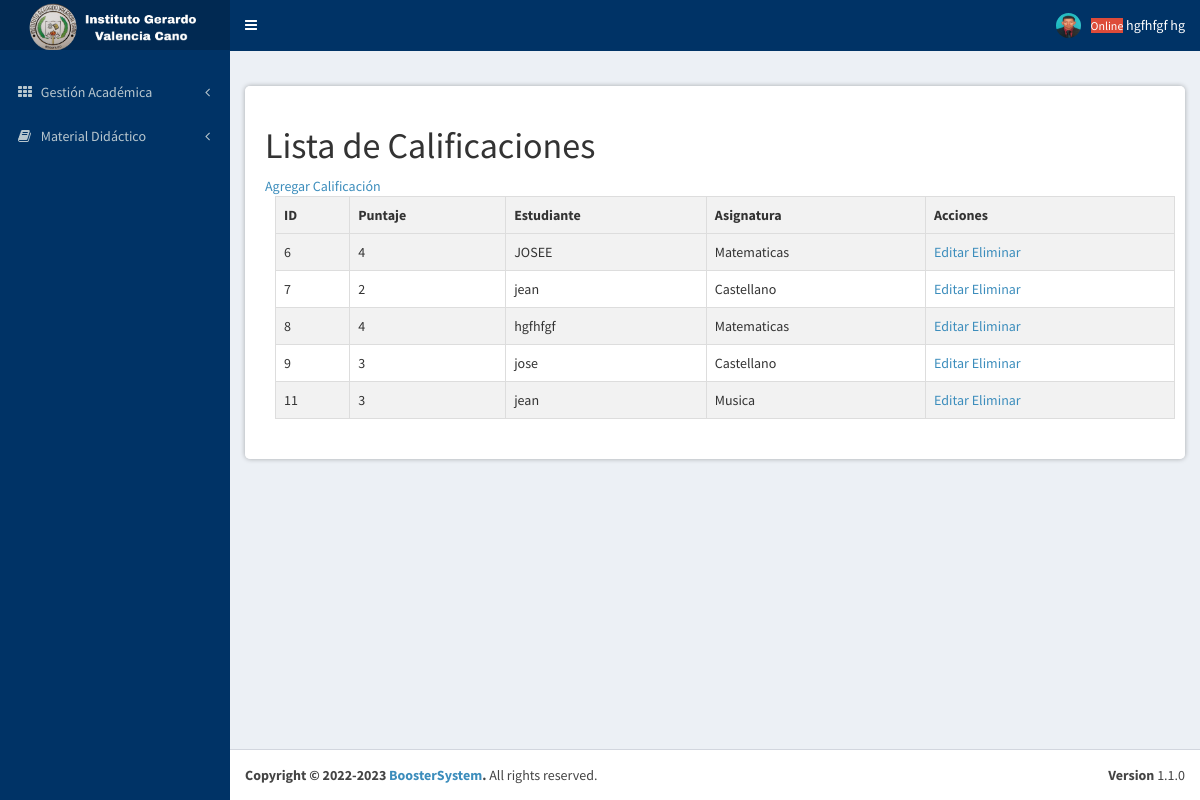
The page /gestionAcademica/consultarNotas.php (signed in) on the database its author committed.
### tables this page shows
CREATE TABLE `usuarios` (
  `idUsuario` int(11) NOT NULL AUTO_INCREMENT,
  `tipoDocumentoUsuario` enum('CC','CE') NOT NULL DEFAULT 'CC',
  `documentoUsuario` varchar(20) NOT NULL,
  `nombresUsuario` varchar(100) NOT NULL,
  `apellidosUsuario` varchar(100) NOT NULL,
  `telefonoUsuario` varchar(20) NOT NULL,
  `correoUsuario` varchar(120) NOT NULL,
  `passwordUsuario` varchar(120) NOT NULL,
  `estadoUsuario` enum('activo','inactivo') NOT NULL,
  `rol_idRol` int(11) NOT NULL,
  PRIMARY KEY (`idUsuario`),
  KEY `rol_idRol` (`rol_idRol`),
  CONSTRAINT `usuarios_ibfk_1` FOREIGN KEY (`rol_idRol`) REFERENCES `rol` (`idRol`) ON DELETE CASCADE
);

CREATE TABLE `calificaciones` (
  `idCalificaciones` int(11) NOT NULL AUTO_INCREMENT,
  `puntaje` decimal(10,0) NOT NULL,
  `estudiante_idEstudiante` int(11) NOT NULL,
  `asignaturas_idAsignatura` int(11) NOT NULL,
  PRIMARY KEY (`idCalificaciones`),
  KEY `estudiante_idEstudiante` (`estudiante_idEstudiante`),
  KEY `asignaturas_idAsignatura` (`asignaturas_idAsignatura`),
  CONSTRAINT `calificaciones_ibfk_1` FOREIGN KEY (`estudiante_idEstudiante`) REFERENCES `estudiante` (`idEstudiante`) ON DELETE CASCADE,
  CONSTRAINT `calificaciones_ibfk_2` FOREIGN KEY (`asignaturas_idAsignatura`) REFERENCES `asignaturas` (`idAsignatura`) ON DELETE CASCADE
);

CREATE TABLE `estudiante` (
  `idEstudiante` int(11) NOT NULL AUTO_INCREMENT,
  `tipoDocumentoEstudiante` enum('CC','CE') NOT NULL DEFAULT 'CC',
  `documentoEstudiante` varchar(20) NOT NULL,
  `nombresEstudiante` varchar(100) NOT NULL,
  `apellidosEstudiante` varchar(100) NOT NULL,
  `telefonoEstudiante` varchar(20) NOT NULL,
  `correoEstudiante` varchar(120) NOT NULL,
  `passwordEstudiante` varchar(120) NOT NULL,
  `estadoEstudiante` varchar(45) NOT NULL,
  `observadorAcademico_idobservadorAcademico` int(11) DEFAULT NULL,
  `usuarios_idUsuario` int(11) NOT NULL,
  PRIMARY KEY (`idEstudiante`),
  KEY `usuarios_idUsuario` (`usuarios_idUsuario`),
  CONSTRAINT `estudiante_ibfk_1` FOREIGN KEY (`usuarios_idUsuario`) REFERENCES `usuarios` (`idUsuario`) ON DELETE CASCADE
);

CREATE TABLE `asignaturas` (
  `idAsignatura` int(11) NOT NULL AUTO_INCREMENT,
  `nombreAsignatura` varchar(100) NOT NULL,
  PRIMARY KEY (`idAsignatura`)
);

### gestionAcademica/includes/verificarAcceso.php (called while the page is built, shortened)
<?php
include('conexion.php');
if(isset($_SESSION['documentoUsuario'])){
    $documentoUsuario_sesion = $_SESSION['documentoUsuario'];
$consulta = "SELECT * FROM usuarios WHERE documentoUsuario = '$documentoUsuario_sesion'";
$resultado = mysqli_query($conexion, $consulta);
if ($resultado && mysqli_num_rows($resultado) > 0) {
    $fila = mysqli_fetch_assoc($resultado);
    $nombresUsuario = $fila['nombresUsuario'];
    $apellidosUsuario = $fila['apellidosUsuario'];
    $rol_idRol = $fila['rol_idRol'];
}
}else{
    header('Location: ../login');
}
?>

### gestionAcademica/consultarNotas.php (the view, shortened to what this page needs)
<?php include_once 'includes/verificarAcceso.php'; ?>
<?php
$sql = "SELECT calificaciones.idCalificaciones, calificaciones.puntaje, estudiante.nombresEstudiante, asignaturas.nombreAsignatura
        FROM calificaciones
        INNER JOIN estudiante ON calificaciones.estudiante_idEstudiante = estudiante.idEstudiante
        INNER JOIN asignaturas ON calificaciones.asignaturas_idAsignatura = asignaturas.idAsignatura";
$result = $conexion->query($sql);
?>
<!DOCTYPE html>
<html>
<head>
  <link rel="stylesheet" href="../Layout/css/bootstrap.min.css">
  <link rel="stylesheet" href="../Layout/css/font-awesome.css">
  <link rel="stylesheet" href="../Layout/css/AdminLTE.min.css">
  <link rel="stylesheet" href="css/stilos.css">
     <link rel="stylesheet" href="../Layout/css/_all-skins.min.css">
   </head>
   <body class="hold-transition skin-blue sidebar-mini">
    <div class="wrapper">
    <?php include_once '../templates/cabecera.php'; ?>
    <?php include_once '../templates/menu.php'; ?>
<div class="content-wrapper">
        <section class="content">
            <section class="estilo">
            <h1>Lista de Calificaciones</h1>
    <a href="agregar_calificacion.php">Agregar Calificación</a>
    <table>
        <tr>
            <th>ID</th>
            <th>Puntaje</th>
            <th>Estudiante</th>
            <th>Asignatura</th>
            <th>Acciones</th>
        </tr>
        <?php while ($row = $result->fetch_assoc()) : ?>
        <tr>
            <td><?php echo $row['idCalificaciones']; ?></td>
            <td><?php echo $row['puntaje']; ?></td>
            <td><?php echo $row['nombresEstudiante']; ?></td>
            <td><?php echo $row['nombreAsignatura']; ?></td>
            <td>
                <a href="views/editar_calificacion.php?id=<?php echo $row['idCalificaciones']; ?>">Editar</a>
                <a href="views/eliminar_calificacion.php?id=<?php echo $row['idCalificaciones']; ?>">Eliminar</a>
            </td>
        </tr>
        <?php endwhile; ?>
    </table>
              </section>
  </section>
</div>
<?php include_once '../templates/pie.php'; ?>
</body>
</html>

### templates/cabecera.php (shortened to what this page needs)
<header class="main-header">
    <a href="../inicio.php" class="logo">
        <span class="logo-lg"><img src="../img/logo.png" alt="" height="50px"></span>
    </a>
    <nav class="navbar navbar-static-top" role="navigation">
        <a href="#" class="sidebar-toggle" data-toggle="offcanvas" role="button">
        </a>
        <div class="navbar-custom-menu">
            <ul class="nav navbar-nav">
                <li class="dropdown user user-menu">
                    <a href="#" class="dropdown-toggle" data-toggle="dropdown">
                        <small class="bg-red">Online</small>
                        <span class="hidden-xs"><?php echo $nombresUsuario." ".$apellidosUsuario?></span>
                        <img src="../img/perfil.jpg" class="user-image" alt="Imagen de perfil">
                    </a>
                </li>
            </ul>
        </div>
    </nav>
</header>

### templates/menu.php (shortened to what this page needs)
 <aside class="main-sidebar">
        <section class="sidebar">
          <ul class="sidebar-menu">
            <li class="header"></li>
<?php
if ($rol_idRol == 1) {
?>
    <li class="treeview">
        <a href="#">
            <i class="fa fa-th"></i>
            <span>Gestión Académica</span>
            <i class="fa fa-angle-left pull-right"></i>
        </a>
    </li>
<li class="treeview">
    <a href="#">
        <i class="fa fa-book"></i>
        <span>Material Didáctico</span>
        <i class="fa fa-angle-left pull-right"></i>
    </a>
</li>
<?php
}
?>
          </ul>
        </section>
      </aside>

### templates/pie.php
<footer class="main-footer">
  <div class="pull-right hidden-xs">
    <b>Version</b> 1.1.0
  </div>
  <strong>Copyright &copy; 2022-2023 <a href="/Layout/inicio.html">BoosterSystem</a>.</strong> All rights reserved.
</footer>

### gestionAcademica/css/stilos.css (style rules this page uses)
.estilo { margin: 20px 0; padding: 20px; background-color: #fff; border-radius: 5px; box-shadow: 0px 0px 5px rgba(0, 0, 0, 0.3); overflow-x: auto; }
table { border-collapse: collapse; width: 100%; margin-bottom: 20px; white-space: nowrap; padding: 0 100px; margin-left: 10px; margin-right: 10px; }
table th, table td { padding: 8px; text-align: left; border: 1px solid #ddd; }
table th { font-weight: bold; background-color: #f2f2f2; }
table tr:nth-child(even) { background-color: #f2f2f2; }

### rows shown on the page
usuarios: nombresUsuario "hgfhfgf", apellidosUsuario "hg"
calificaciones: idCalificaciones "6", puntaje "4", estudiante_idEstudiante.nombresEstudiante "JOSEE", asignaturas_idAsignatura.nombreAsignatura "Matematicas"
calificaciones: idCalificaciones "7", puntaje "2", estudiante_idEstudiante.nombresEstudiante "jean", asignaturas_idAsignatura.nombreAsignatura "Castellano"
calificaciones: idCalificaciones "8", puntaje "4", estudiante_idEstudiante.nombresEstudiante "hgfhfgf", asignaturas_idAsignatura.nombreAsignatura "Matematicas"
calificaciones: idCalificaciones "9", puntaje "3", estudiante_idEstudiante.nombresEstudiante "jose", asignaturas_idAsignatura.nombreAsignatura "Castellano"
calificaciones: idCalificaciones "11", puntaje "3", estudiante_idEstudiante.nombresEstudiante "jean", asignaturas_idAsignatura.nombreAsignatura "Musica"
